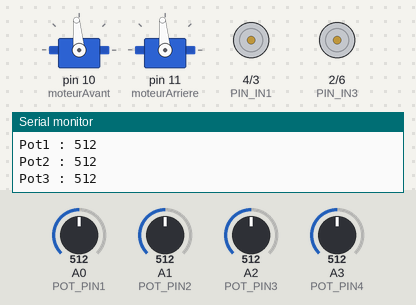
The sketch below on a simulated Arduino Uno, built with avr-gcc and run on an emulated ATmega328P. Shown: 2 × servo, motor-driver pin pairs drawn as motors (green arrow = first pin HIGH = forward, orange = second pin HIGH = backward, longer = more drive, scaled by the enable pin), the last lines printed to the serial monitor. Inputs (shaded band) come from the test bench; at power-on: A3 (POT_PIN4) = 512, A0 (POT_PIN1) = 512, A1 (POT_PIN2) = 512, A2 (POT_PIN3) = 512.

Above: at 1.2 s.
1.3 s: A3 (POT_PIN4) set to 109
At 3.7 s:
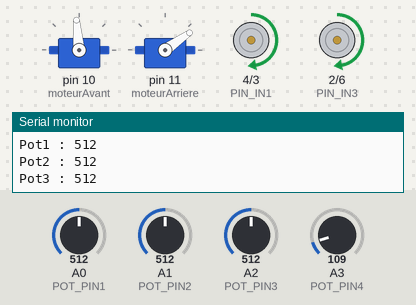
4.0 s: A3 (POT_PIN4) set to 88
At 6.0 s:
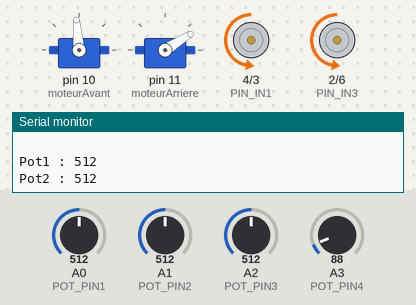
6.5 s: A0 (POT_PIN1) set to 30
At 7.5 s:
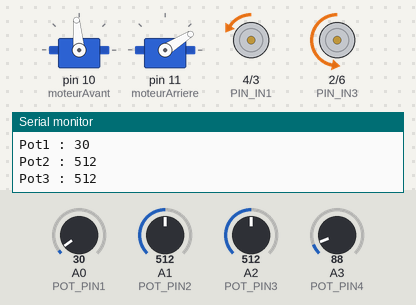
8.0 s: A1 (POT_PIN2) set to 30
11.0 s: A2 (POT_PIN3) set to 716
At 12.2 s:
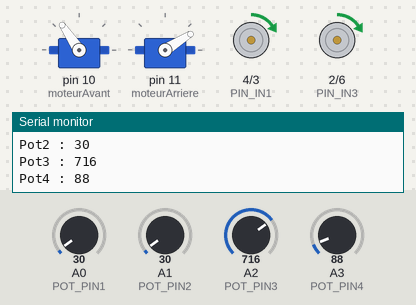
14.0 s: A0 (POT_PIN1) set to 306
Timing chart, 0 to 20.1 s (numbered marks = the images above; inputs shaded):
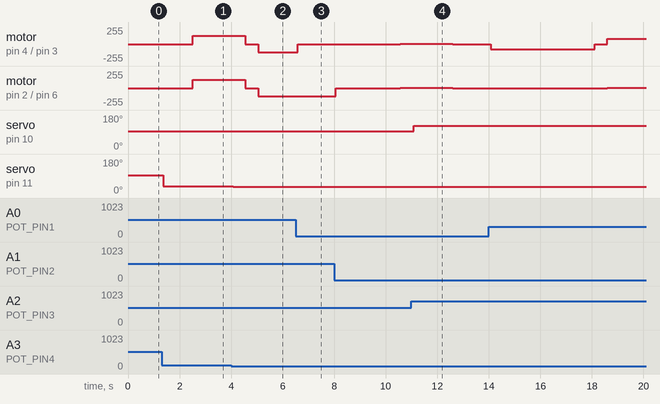

The sketch:

Programme_moteurs.ino
```cpp
#include <Servo.h>

#define PIN_IN1 4  // IN1 Module L298N
#define PIN_IN2 3  // IN2 Module L298N
#define PIN_ENA 5  // ENA Module L298N

#define PIN_IN3 2  // IN1 Module L298N
#define PIN_IN4 6  // IN2 Module L298N
#define PIN_ENB 9  // ENA Module L298N

#define POT_PIN1 A0 // A0 ADC Potentiometre
#define POT_PIN2 A1 // A1 ADC Potentiometre
#define POT_PIN3 A2 // A0 ADC Potentiometre
#define POT_PIN4 A3 // A1 ADC Potentiometre

Servo moteurAvant;
Servo moteurArriere;
unsigned int moveDelay = 2000; // Temps en mouvement avant changement de direction
unsigned long startMoveAt; // Pour stocker la valeur en MS au moment du start

enum DIRECTIONS {
  FORWARD = 0,
  BACKWARD
};

DIRECTIONS nextDirection = FORWARD;

// Marche avant
void forward() {
  digitalWrite(PIN_IN1, HIGH);  // IN1 à l'état HAUT
  digitalWrite(PIN_IN3, HIGH);

  digitalWrite(PIN_IN2, LOW); // IN2 à l'état BAS
  digitalWrite(PIN_IN4, LOW);
}

// Marche arrière
void backward() {
  digitalWrite(PIN_IN1, LOW);  // IN1 à l'état BAS
  digitalWrite(PIN_IN3, LOW);
  digitalWrite(PIN_IN2, HIGH); // IN2 à l'état HAUT
  digitalWrite(PIN_IN4, HIGH);
}

// Roue libre (avec un delay)
void freeWheel(unsigned int delayMs) {
  pinMode(PIN_ENA, OUTPUT); // ENA en sortie (pour déactiver le mode PWM)
  digitalWrite(PIN_IN1, LOW);  // IN1 à l'état BAS
  digitalWrite(PIN_IN3, LOW);
  digitalWrite(PIN_IN2, LOW);  // IN2 à l'état BAS
  digitalWrite(PIN_IN4, LOW);
  digitalWrite(PIN_ENA, LOW);  // ENA à l'état BAS
  digitalWrite(PIN_ENB, LOW);

  delay(delayMs);
}

void setup() {
  moteurAvant.attach(10);
  moteurArriere.attach(11);

  pinMode(PIN_IN1, OUTPUT); // In1 en sortie
  pinMode(PIN_IN3, OUTPUT);
  pinMode(PIN_IN2, OUTPUT); // In2 en sortie
  pinMode(PIN_IN4, OUTPUT);
  pinMode(PIN_ENA, OUTPUT); // ENA en sortie
  pinMode(PIN_ENB, OUTPUT);

  pinMode(POT_PIN1, INPUT);
  pinMode(POT_PIN2, INPUT);
  pinMode(POT_PIN3, INPUT);
  pinMode(POT_PIN4, INPUT);


  // Moteur en roue libre
  digitalWrite(PIN_IN1, LOW);
  digitalWrite(PIN_IN3, LOW);
  digitalWrite(PIN_IN4, LOW);
  digitalWrite(PIN_IN2, LOW);
  digitalWrite(PIN_ENA, LOW);
  digitalWrite(PIN_ENB, LOW);
  Serial.begin(9600);
}

void loop() {
  // Récupération de la valeur du potentiometre
  uint16_t potValue1 = analogRead(POT_PIN1);
  uint16_t potValue2 = analogRead(POT_PIN2);
  uint16_t potValue3 = analogRead(POT_PIN3);
  uint16_t potValue4 = analogRead(POT_PIN4);
  Serial.print("Pot1 : ");
  Serial.println(potValue1);
  Serial.print("Pot2 : ");
  Serial.println(potValue2);
  Serial.print("Pot3 : ");
  Serial.println(potValue3);
  Serial.print("Pot4 : ");
  Serial.println(potValue4);
  Serial.println(" ");

  moteurAvant.write(map(potValue3, 0, 1023, 20, 170));
  moteurArriere.write(map(potValue4, 0, 1023, 20, 170));
  // Génération du signal PWM vers la PIN ENA du module L298N
  analogWrite(PIN_ENA, map(potValue1, 0, 1023, 0, 255));
  analogWrite(PIN_ENB, map(potValue2, 0, 1023, 0, 255));
  if ( (millis() - startMoveAt) >= moveDelay ) {
    switch (nextDirection) {
      case FORWARD:
        freeWheel(500); // en roue libre pendant 500ms
        // Marche avant pendant 2 secondes
        moveDelay = 2000;
        forward();
        startMoveAt = millis();
        nextDirection = BACKWARD;
        break;
      case BACKWARD:
        freeWheel(500); // en roue libre pendant 500ms
        // Marche arrière pendant 5 secondes
        moveDelay = 5000;
        backward();
        startMoveAt = millis();
        nextDirection = FORWARD;
        break;
    }
  }
}
```

Measured:
- the behaviour switches between 100 and 99 on A3 (POT_PIN4) (found by bisection; images 1 and 2)
- after the input at 1.3 s, servo on pin 11 (moteurArriere): 95° → 35° after 0.07 s
- after the input at 4.0 s, servo on pin 11 (moteurArriere): 35° → 32° after 0.08 s
- after the input at 6.5 s, motor on pin 4 (PIN_IN1) / pin 3 (PIN_IN2): backward 127/255 → backward 7/255 after 0.09 s
- after the input at 11.0 s, servo on pin 10 (moteurAvant): 95° → 124° after 0.10 s
